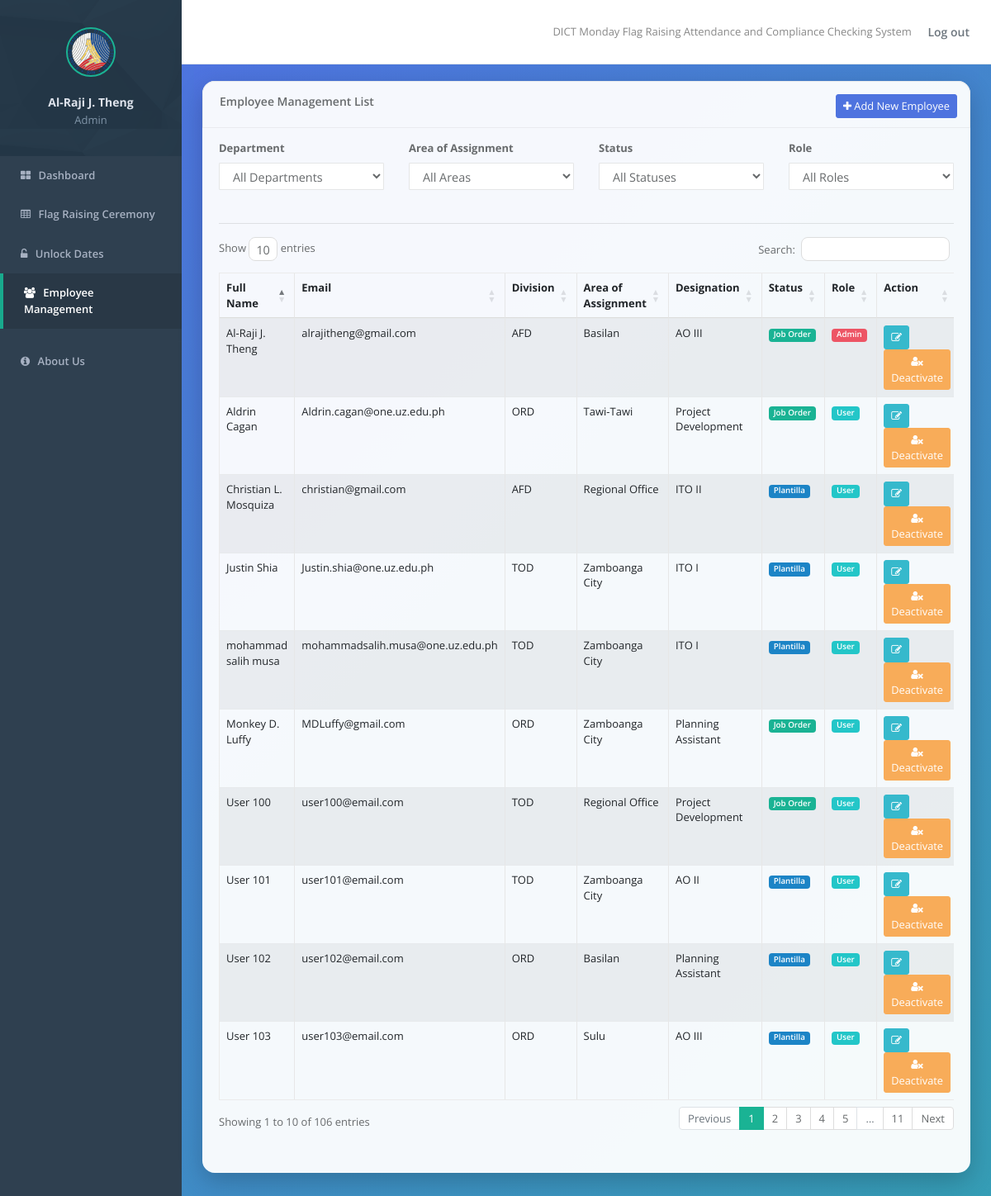
Page /employee_management.php (signed in) on the committed database.
### tables this page shows
CREATE TABLE `user_account` (
  `id` int(11) NOT NULL,
  `emp_id` int(11) DEFAULT NULL,
  `username` varchar(50) NOT NULL,
  `password` varchar(255) NOT NULL,
  `role` varchar(10) NOT NULL DEFAULT 'user' CHECK (`role` in ('admin','user')),
  `created_at` timestamp NOT NULL DEFAULT current_timestamp()
);

CREATE TABLE `employees` (
  `emp_id` int(11) NOT NULL,
  `emp_email` varchar(150) DEFAULT NULL,
  `full` varchar(255) DEFAULT NULL,
  `department` varchar(50) DEFAULT NULL,
  `area_of_assignment` varchar(150) DEFAULT NULL,
  `designation` varchar(150) DEFAULT NULL,
  `unit` varchar(100) DEFAULT NULL,
  `age` int(11) DEFAULT NULL,
  `gender` varchar(20) DEFAULT NULL,
  `status` varchar(50) DEFAULT NULL
);

### employee_management.php (the view, shortened to what this page needs)
<?php
include 'connect.php';
?>
<!doctype html>
<html>
<head>
    <link href="css/bootstrap.min.css" rel="stylesheet" />
    <link href="font-awesome/css/font-awesome.css" rel="stylesheet" />
    <link rel="stylesheet" type="text/css" href="https://cdn.datatables.net/1.13.6/css/dataTables.bootstrap4.min.css">
    <link href="css/animate.css" rel="stylesheet" />
    <link href="css/style.css" rel="stylesheet" />
</head>
<body>
    <div id="wrapper">
        <nav class="navbar-default navbar-static-side" role="navigation">
            <div class="sidebar-collapse">
                <ul class="nav metismenu" id="side-menu">
                    <?php include 'sidebar.php'; ?>
                </ul>
            </div>
        </nav>
        <?php include 'topbar.php'; ?>
            <div class="wrapper wrapper-content animated fadeInRight">
                <div class="row">
                    <div class="col-lg-12">
                        <div class="ibox ">
                            <div class="ibox-title">
                                <h5>Employee Management List</h5>
                                <div class="ibox-tools">
                                    <button type="button" class="btn btn-primary btn-sm" data-toggle="modal" data-target="#addEmployeeModal">
                                        <i class="fa fa-plus"></i> Add New Employee
                                    </button>
                                </div>
                            </div>
                            <div class="ibox-content">
                                <div class="row mb-4">
                                    <div class="col-md-3 mb-3">
                                        <label for="filter-department" class="form-label font-weight-bold">Department</label>
                                        <select id="filter-department" class="form-control form-select">
                                            <option value="">All Departments</option>
                                        </select>
                                    </div>
                                    <div class="col-md-3 mb-3">
                                        <label for="filter-area" class="form-label font-weight-bold">Area of Assignment</label>
                                        <select id="filter-area" class="form-control form-select">
                                            <option value="">All Areas</option>
                                        </select>
                                    </div>
                                    <div class="col-md-3 mb-3">
                                        <label for="filter-status" class="form-label font-weight-bold">Status</label>
                                        <select id="filter-status" class="form-control form-select">
                                            <option value="">All Statuses</option>
                                        </select>
                                    </div>
                                    <div class="col-md-3 mb-3">
                                        <label for="filter-role" class="form-label font-weight-bold">Role</label>
                                        <select id="filter-role" class="form-control form-select">
                                            <option value="">All Roles</option>
                                        </select>
                                    </div>
                                </div>
                                <hr>
                                <div class="table-responsive">
                                    <table class="table table-striped table-bordered table-hover dataTables-example">
                                        <thead>
                                            <tr>
                                                <th>Full Name</th>
                                                <th>Email</th>
                                                <th>Division</th>
                                                <th>Area of Assignment</th>
                                                <th>Designation</th>
                                                <th>Status</th>
                                                <th>Role</th>
                                                <th>Action</th>
                                            </tr>
                                        </thead>
                                        <tbody>
                                            <?php
                                            $sql = "SELECT e.*, u.role, u.username
                                                    FROM employees e
                                                    LEFT JOIN user_account u ON e.emp_id = u.emp_id
                                                    ORDER BY e.emp_id ASC";
                                            $result = $conn->query($sql);
                                            if ($result && $result->num_rows > 0) {
                                                while($row = $result->fetch_assoc()) {
                                                    $statusBadge = "badge-secondary";
                                                    if($row['status'] == 'Plantilla') $statusBadge = "badge-success";
                                                    else if($row['status'] == 'Job Order') $statusBadge = "badge-primary";
                                                    $roleBadge = "badge-secondary";
                                                    $roleText = "None";
                                                    if(isset($row['role'])) {
                                                        if(strtolower($row['role']) == 'admin') {
                                                            $roleBadge = "badge-danger";
                                                        } else {
                                                            $roleBadge = "badge-info";
                                                        }
                                                        $roleText = ucfirst($row['role']);
                                                    }
                                                    echo '<tr>';
                                                    echo '<td>' . htmlspecialchars($row['full'] ?? '') . '</td>';
                                                    echo '<td>' . htmlspecialchars($row['emp_email'] ?? '') . '</td>';
                                                    echo '<td>' . htmlspecialchars($row['department'] ?? '') . '</td>';
                                                    echo '<td>' . htmlspecialchars($row['area_of_assignment'] ?? '') . '</td>';
                                                    echo '<td>' . htmlspecialchars($row['designation'] ?? '') . '</td>';
                                                    echo '<td><span class="badge ' . $statusBadge . '">' . htmlspecialchars($row['status'] ?? '') . '</span></td>';
                                                    echo '<td><span class="badge ' . $roleBadge . '">' . htmlspecialchars($roleText) . '</span></td>';
                                                    $hasAccount = !empty($row['username']);
                                                    $statusBtnClass = $hasAccount ? 'btn-warning' : 'btn-success';
                                                    $statusBtnLabel = $hasAccount ? 'Deactivate' : 'Activate';
                                                    $statusBtnIcon = $hasAccount ? 'fa-user-times' : 'fa-user-plus';
                                                    $accountStatusValue = $hasAccount ? 'active' : 'inactive';
                                                    echo '<td>
                                                            <button class="btn btn-info btn-sm edit-btn" title="Edit"
                                                                data-id="'.$row['emp_id'].'"
                                                                data-full="'.htmlspecialchars($row['full'] ?? '').'"
                                                                data-email="'.htmlspecialchars($row['emp_email'] ?? '').'"
                                                                data-age="'.htmlspecialchars($row['age'] ?? '').'"
                                                                data-gender="'.htmlspecialchars($row['gender'] ?? '').'"
                                                                data-dept="'.htmlspecialchars($row['department'] ?? '').'"
                                                                data-area="'.htmlspecialchars($row['area_of_assignment'] ?? '').'"
                                                                data-desig="'.htmlspecialchars($row['designation'] ?? '').'"
                                                                data-unit="'.htmlspecialchars($row['unit'] ?? '').'"
                                                                data-status="'.htmlspecialchars($row['status'] ?? '').'"
                                                                data-role="'.(isset($row['role']) ? htmlspecialchars($row['role']) : '').'"
                                                                data-username="'.(isset($row['username']) ? htmlspecialchars($row['username']) : '').'"
                                                                data-toggle="modal" data-target="#editEmployeeModal">
                                                                <i class="fa fa-edit"></i>
                                                            </button>
                                                            <button class="btn '.$statusBtnClass.' btn-sm status-btn" data-id="'.$row['emp_id'].'" data-account-status="'.$accountStatusValue.'" title="'.$statusBtnLabel.' Account"><i class="fa '.$statusBtnIcon.'"></i> '.$statusBtnLabel.'</button>
                                                          </td>';
                                                    echo '</tr>';
                                                }
                                            } else {
                                                echo '<tr><td colspan="8" class="text-center">No employees found.</td></tr>';
                                            }
                                            ?>
                                        </tbody>
                                    </table>
                                </div>
                            </div>
                        </div>
                    </div>
                </div>
            </div>
        </div>
    </div>
</body>
</html>

### employee_management.php (style rules this page uses)
body.gray-bg, #page-wrapper, .wrapper.wrapper-content { background: linear-gradient(135deg, #4e73df, #1cc88a) !important; background-size: 200% 200% !important; animation: gradientBG 10s ease infinite !important; }
.ibox { border-radius: 15px !important; box-shadow: 0 10px 30px rgba(0,0,0,0.2) !important; background: rgba(255, 255, 255, 0.95) !important; border: none !important; margin-bottom: 25px; transition: transform 0.3s ease; }
.ibox-title { background: transparent !important; border-bottom: 1px solid rgba(0,0,0,0.05) !important; border-radius: 15px 15px 0 0 !important; padding: 15px 20px !important; }
.ibox-content { background: transparent !important; border-radius: 0 0 15px 15px !important; border: none !important; }
.btn-primary { background-color: #4e73df !important; border-color: #4e73df !important; }
.btn-info { background-color: #36b9cc !important; border-color: #36b9cc !important; }

### rows in the picture
user_account: emp.full "User 100", emp.emp_email "user100@email.com", emp.department "TOD", emp.area_of_assignment "Regional Office", emp.designation "Project Development", emp.status "Job Order", role "User", username "Deactivate"
user_account: emp.full "User 101", emp.emp_email "user101@email.com", emp.department "TOD", emp.area_of_assignment "Zamboanga City", emp.designation "AO II", emp.status "Plantilla", role "User", username "Deactivate"
user_account: emp.full "User 102", emp.emp_email "user102@email.com", emp.department "ORD", emp.area_of_assignment "Basilan", emp.designation "Planning Assistant", emp.status "Plantilla", role "User", username "Deactivate"
user_account: emp.full "User 103", emp.emp_email "user103@email.com", emp.department "ORD", emp.area_of_assignment "Sulu", emp.designation "AO III", emp.status "Plantilla", role "User", username "Deactivate"
user_account: emp.full "Monkey D. Luffy", emp.emp_email "MDLuffy@gmail.com", emp.department "ORD", emp.area_of_assignment "Zamboanga City", emp.designation "Planning Assistant", emp.status "Job Order", role "User", username "Deactivate"
user_account: emp.full "Al-Raji J. Theng", emp.emp_email "alrajitheng@gmail.com", emp.department "AFD", emp.area_of_assignment "Basilan", emp.designation "AO III", emp.status "Job Order", role "Admin", username "Deactivate"
user_account: emp.full "Aldrin Cagan", emp.emp_email "Aldrin.cagan@one.uz.edu.ph", emp.department "ORD", emp.area_of_assignment "Tawi-Tawi", emp.designation "Project Development", emp.status "Job Order", role "User", username "Deactivate"
user_account: emp.full "Justin Shia", emp.emp_email "Justin.shia@one.uz.edu.ph", emp.department "TOD", emp.area_of_assignment "Zamboanga City", emp.designation "ITO I", emp.status "Plantilla", role "User", username "Deactivate"
user_account: emp.full "Christian L. Mosquiza", emp.emp_email "christian@gmail.com", emp.department "AFD", emp.area_of_assignment "Regional Office", emp.designation "ITO II", emp.status "Plantilla", role "User", username "Deactivate"
user_account: emp.full "mohammad salih musa", emp.emp_email "mohammadsalih.musa@one.uz.edu.ph", emp.department "TOD", emp.area_of_assignment "Zamboanga City", emp.designation "ITO I", emp.status "Plantilla", role "User", username "Deactivate"

### other values in the picture
$userFullName "Al-Raji J. Theng"
$userRole "Admin"
